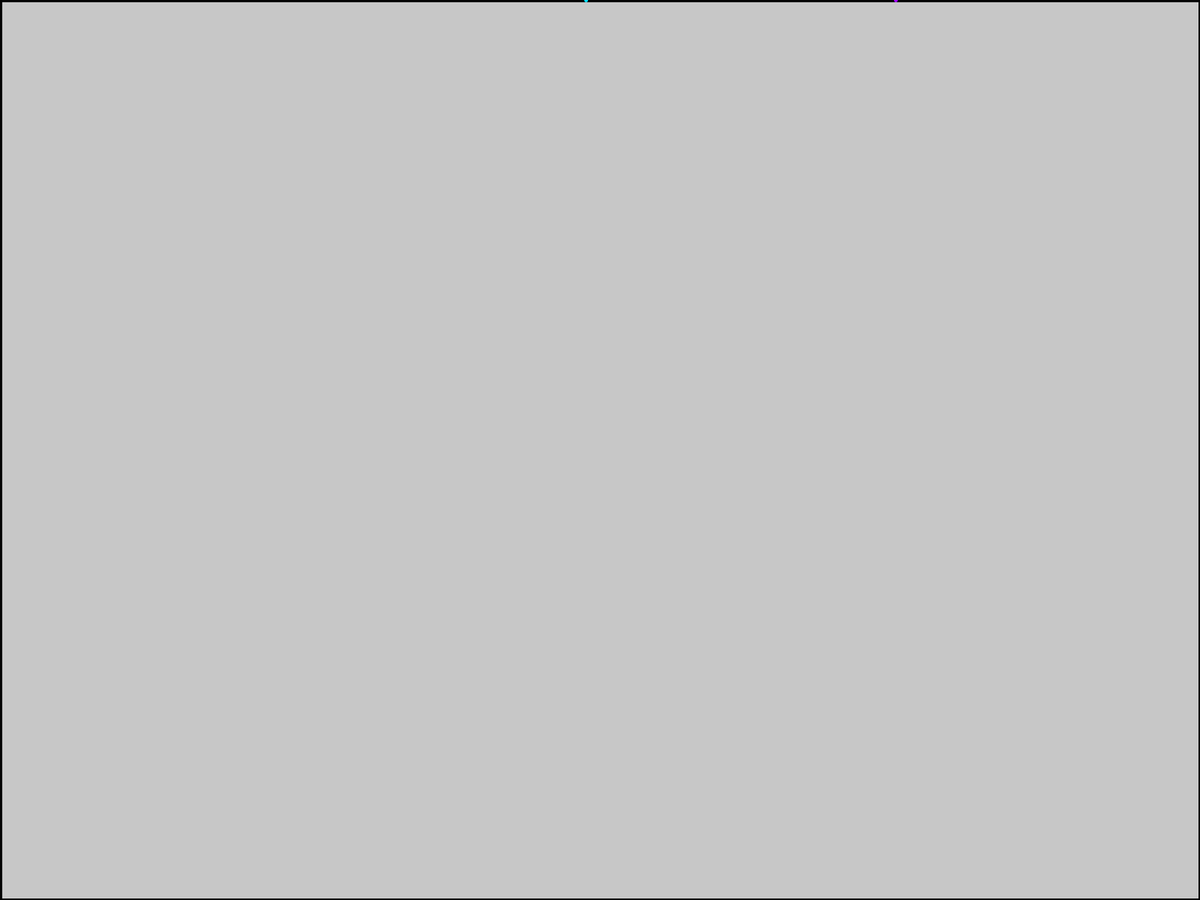
Frame 1 (no input)
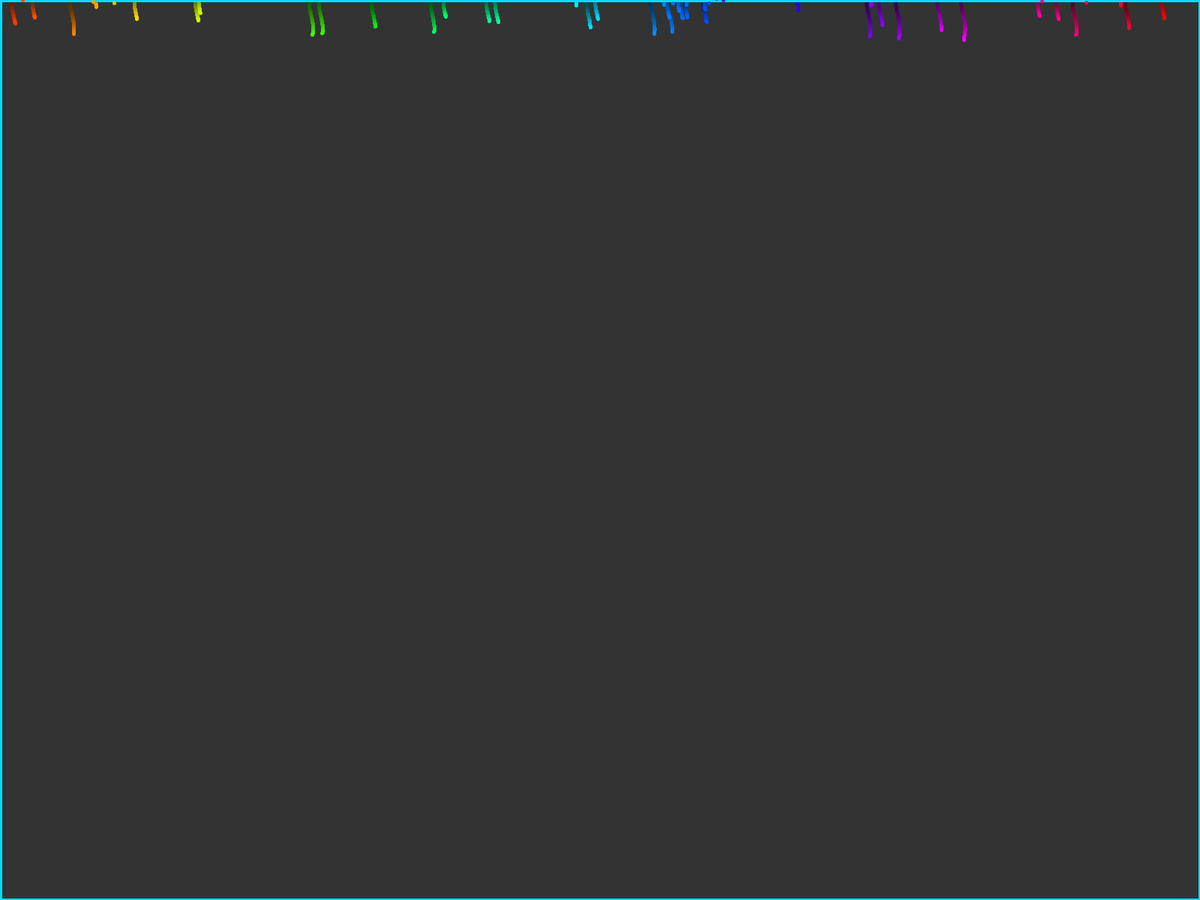
Frame 60 (the mouse pressed at the canvas centre just before this capture)
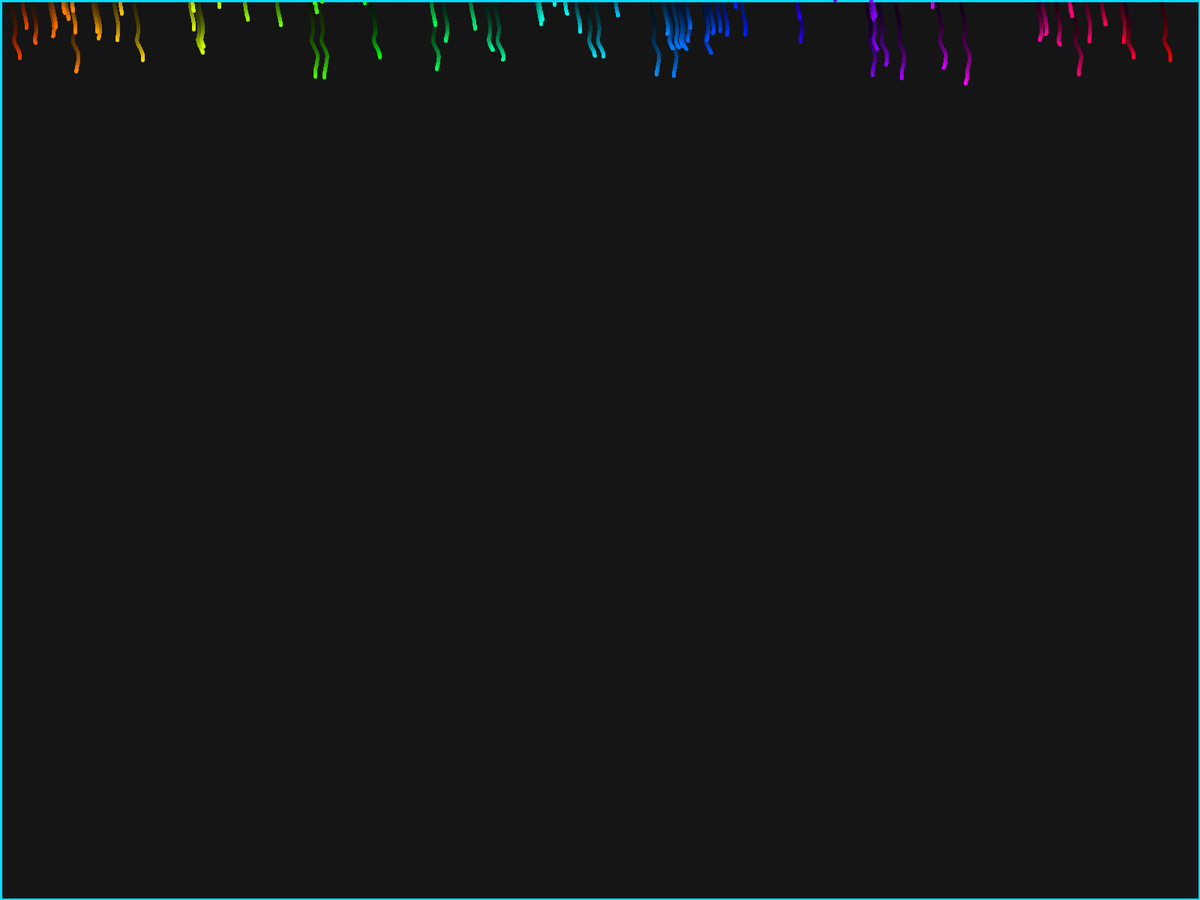
Frame 120 (the mouse held since frame 60 and released just before this capture)

The Processing sketch that drew these frames (run headless with seeded random() and noise(); from frame 60 on, the mouse is pressed at the canvas centre):

// Processing sketch: snow
// ── snow.pde
void setup()
{
  fullScreen();
  //size(500, 500);
  initialiseSnow();
  colorMode(HSB);
}

void initialiseSnow()
{
  for(int i = 0 ; i < snowCount ; i ++)
  {
    resetParticle(i);
  }
}

int snowCount = 1000;
float[] x = new float[snowCount];
float[] y = new float[snowCount];
int[] c = new int[snowCount];
float[] yspeed = new float[snowCount];

void draw()
{
  //background(0);
  strokeWeight(5);
  colorMode(RGB);
  fill( 0, 6);  
  colorMode(HSB);
  rect(0, 0, width, height);
  for (int i = 0 ; i < snowCount ; i ++)
  {
    stroke(c[i], 255, 255);
    y[i]+= yspeed[i];
    //x[i] = lerp( x[i], x[i] + random(-20, 20), 0.1f);
    
    float f = map(noise(42 + (y[i] * 0.005f)), 0, 1, -100, 100);
    
    point(x[i] + f, y[i]);
    
    if (y[i] > height)
    {
      resetParticle(i);
    }
  }
}
  
void resetParticle(int i)
{
  x[i] = random(0, width);
  y[i] = - random(0, height);
  yspeed[i] = random(0.5f, 1);
  c[i] = (int) map(x[i], 0, width, 0, 255);
}
